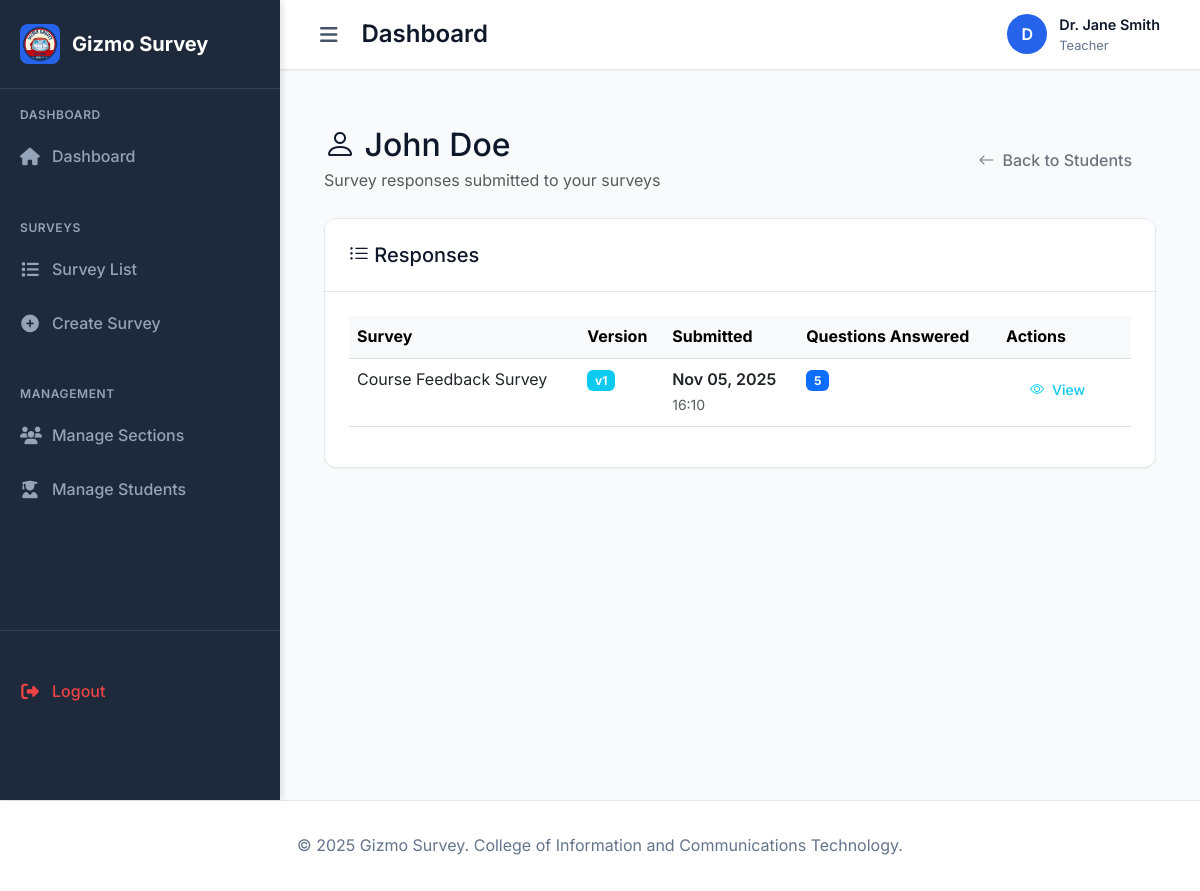
Page /teacher/student/2/responses/ (signed in) on the earlier database version.
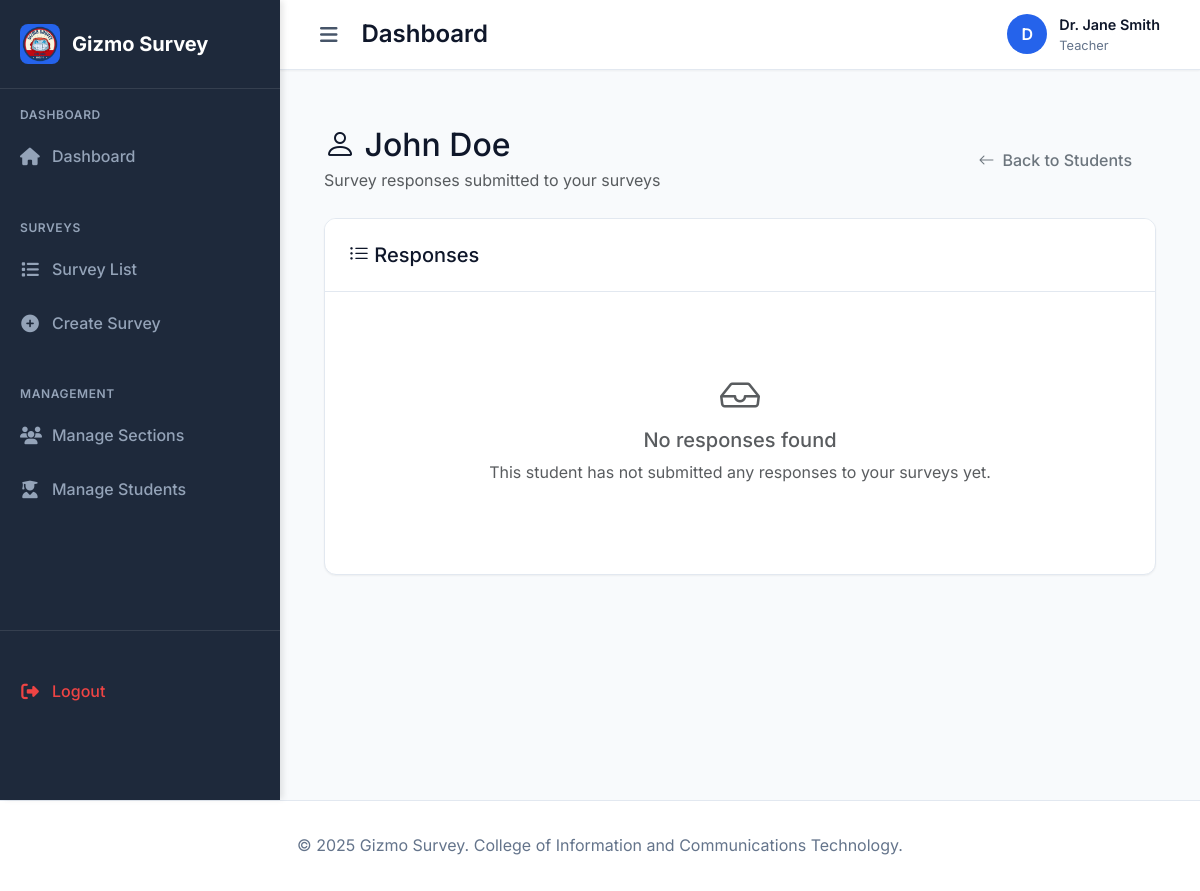
Same page on the later database version.
### myapp/models.py (models this page shows, shortened)
class SurveyResponse(models.Model):
    survey = models.ForeignKey(Survey, on_delete=models.CASCADE, related_name='responses')
    student = models.ForeignKey(User, on_delete=models.CASCADE, related_name='survey_responses')
    submitted_at = models.DateTimeField(auto_now_add=True)
    is_complete = models.BooleanField(default=True)
    survey_version = models.PositiveIntegerField(default=1, help_text="Version of survey when response was submitted")
    class Meta:
        ordering = ['-submitted_at']

class Survey(models.Model):
    title = models.CharField(max_length=200)
    description = models.TextField(blank=True)
    created_by = models.ForeignKey(User, on_delete=models.CASCADE, related_name='created_surveys')
    sections = models.ManyToManyField(Section, related_name='surveys')
    is_active = models.BooleanField(default=True)
    created_at = models.DateTimeField(auto_now_add=True)
    updated_at = models.DateTimeField(auto_now=True)
    due_date = models.DateTimeField(null=True, blank=True)
    version = models.PositiveIntegerField(default=1, help_text="Incremented when survey is edited")
    class Meta:
        ordering = ['-created_at']

### myapp/views.py (the view)
# urls.py: path('teacher/student/<int:student_id>/responses/', views.student_responses, name='student_responses'),
@login_required
def student_responses(request, student_id):
    profile = UserProfile.objects.get(user=request.user)
    if profile.role != 'teacher':
        messages.error(request, 'Access denied. Teacher access required.')
        return redirect('home')
    student_profile = get_object_or_404(UserProfile, id=student_id, role='student')
    responses = (
        SurveyResponse.objects
        .filter(student=student_profile.user, survey__created_by=request.user)
        .order_by('-submitted_at')
    )
    for response in responses:
        response.original_question_count = response.answers.count()
    context = {
        'student_profile': student_profile,
        'responses': responses,
        'profile': profile,
    }
    return render(request, 'myapp/student_responses.html', context)

### myapp/templates/myapp/student_responses.html (shortened to what this page needs)
{% extends 'myapp/base.html' %}
{% block content %}
<div class="container-fluid py-4">
    <div class="row">
        <div class="col-12">
            <div class="d-flex justify-content-between align-items-center mb-4">
                <div>
                    <h2 class="mb-1">
                        <i class="bi bi-person"></i>
                        {{ student_profile.user.get_full_name|default:student_profile.user.username }}
                    </h2>
                    <p class="text-muted mb-0">Survey responses submitted to your surveys</p>
                </div>
                <div class="d-flex gap-2">
                    <a href="{% url 'manage_students' %}" class="btn btn-outline-secondary">
                        <i class="bi bi-arrow-left"></i> Back to Students
                    </a>
                </div>
            </div>
        </div>
    </div>
    <div class="row">
        <div class="col-12">
            <div class="card">
                <div class="card-header">
                    <h5 class="mb-0"><i class="bi bi-list-ul"></i> Responses</h5>
                </div>
                <div class="card-body">
                    {% if responses %}
                        <div class="table-responsive">
                            <table class="table table-hover">
                                <thead class="table-light">
                                    <tr>
                                        <th>Survey</th>
                                        <th>Version</th>
                                        <th>Submitted</th>
                                        <th>Questions Answered</th>
                                        <th>Actions</th>
                                    </tr>
                                </thead>
                                <tbody>
                                    {% for response in responses %}
                                    <tr>
                                        <td>{{ response.survey.title }}</td>
                                        <td>
                                            <span class="badge bg-info">v{{ response.survey_version }}</span>
                                        </td>
                                        <td>
                                            <div class="fw-semibold">{{ response.submitted_at|date:"M d, Y" }}</div>
                                            <small class="text-muted">{{ response.submitted_at|time:"H:i" }}</small>
                                        </td>
                                        <td>
                                            <span class="badge bg-primary">{{ response.original_question_count }}</span>
                                        </td>
                                        <td>
                                            <a href="{% url 'view_response' response.id %}" class="btn btn-sm btn-outline-info">
                                                <i class="bi bi-eye"></i> View
                                            </a>
                                        </td>
                                    </tr>
                                    {% endfor %}
                                </tbody>
                            </table>
                        </div>
                    {% else %}
                        <div class="text-center py-5">
                            <i class="bi bi-inbox fs-1 text-muted mb-3"></i>
                            <h5 class="text-muted">No responses found</h5>
                            <p class="text-muted">This student has not submitted any responses to your surveys yet.</p>
                        </div>
                    {% endif %}
                </div>
            </div>
        </div>
    </div>
</div>
{% endblock %}

Differences in the rows shown:
removed SurveyResponse: survey "Course Feedback Survey", survey_version "1", submitted_at "Nov 05, 2025", submitted_at "16:10", original_question_count "5"
Other differences:
text no longer shown: "Survey Version Submitted Questions Answered Actions"
text now shown: "No responses found This student has not submitted any responses to your surveys yet."
